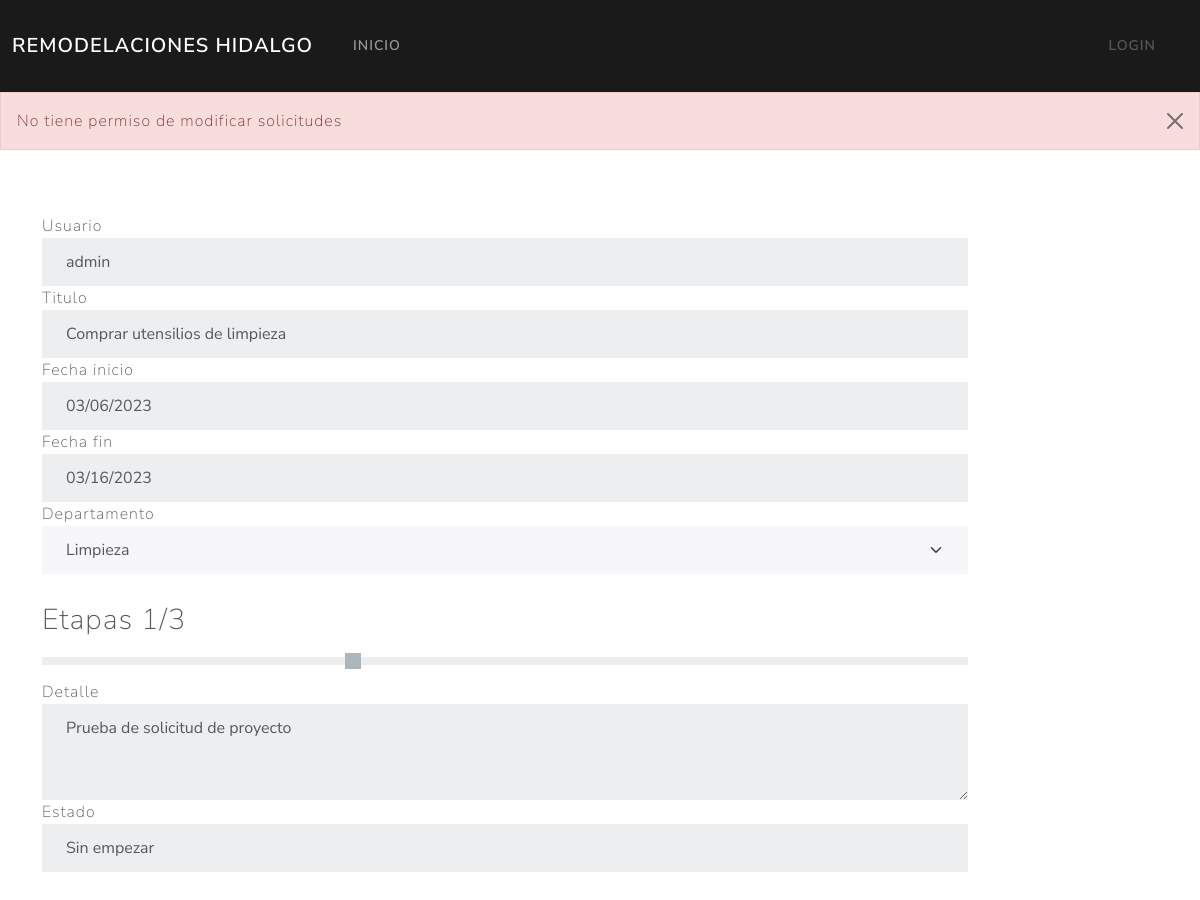
Screenshot of /editarSolicitud/4 with the database file from the repository.
### Solicitud/models.py (models this page shows, shortened)
class Solicitud(models.Model):
    id = models.AutoField(primary_key=True)
    titulo = models.CharField(max_length=30, null=False)
    detalle = models.CharField(max_length=300, null=False)
    fecha_Inicio = models.DateField(default=now())
    fecha_Fin = models.DateField(null=False)
    usuario = models.ForeignKey(User, on_delete=models.CASCADE)
    departamento = models.ForeignKey(Departamento, on_delete=models.CASCADE)
    etapas = models.SmallIntegerField()
    completadas = models.SmallIntegerField(default=0)
    estado = models.ForeignKey(estado, on_delete=models.CASCADE, default=1)
    agregado = models.DateTimeField(default=now())

class estado(models.Model):
    idEstado = models.AutoField(primary_key=True)
    nombre = models.CharField(max_length=20)
    def __str__(self):
        return self.nombre

### Solicitud/views.py (the view)
# urls.py: path('editarSolicitud/<codigo>', views.editarSolicitud, name='editarSolicitud'),
def editarSolicitud(request, codigo):
    if not request.user.has_perm('Solicitud.change_solicitud'):
        messages.error(request, 'No tiene permiso de modificar solicitudes')
    solicitud = Solicitud.objects.get(id=codigo)
    Departamentos = Departamento.objects.all()
    return render(request,'actualizarSolicitud.html',{
        's': solicitud,
        'dptos': Departamentos
    })

### templates/actualizarSolicitud.html (shortened to what this page needs)
{% extends "base.html" %}
{% block content %}
    <div class="container mt-5">
        <form action="/modificarSolicitud/" method="post">
            <fieldset>
                {% if perms.Solicitud.change_solicitud %}
                <input type="hidden" name="id" value="{{s.id}}">
                <input type="hidden" name="etapa" value="{{s.etapas}}">
                <legend>Solicitud de proyecto</legend>
                <div class="form-group row">
                    <label for="user">Usuario</label>
                    <div class="col-sm-10">
                        <input class="form-control" readonly type="text" name="user" value="{{s.usuario}}">
                    </div>
                    <label for="titulo">Titulo</label>
                    <div class="col-sm-10">
                        <input class="form-control" type="text" name="titulo" value="{{s.titulo}}">
                    </div>
                    <label for="fechainicio">Fecha inicio</label>
                    <div class="col-sm-10">
                        <input class="form-control" type="date" name="fechainicio" value="{{s.fecha_Inicio|date:'Y-m-d'}}">
                    </div>
                    <label for="fechafin">Fecha fin</label>
                    <div class="col-sm-10">
                        <input class="form-control" type="date" name="fechafin" value="{{s.fecha_Fin|date:'Y-m-d'}}">
                    </div>
                    <label for="departamento">Departamento</label>
                    <div class="col-sm-10">
                        <select class="form-select" name="departamento">
                            {% for dpto in dptos %}
                                {% if s.departamento.nombre == dpto.nombre %}
                                <option value="{{dpto.idDepartamento}}" selected>{{dpto.nombre}}</option>
                                {% endif %}
                                <option value="{{dpto.idDepartamento}}" >{{dpto.nombre}}</option>
                            {% endfor %}
                        </select>
                    </div>
                    <label class="form-label mt-4" for="rango" >Etapas <span id="valor">{{s.completadas}}/{{s.etapas}}</span></label>
                    <div class="col-sm-10">
                        <input class="form-range" type="range" id="completadas" name="completadas" class="form-range" min="0" max="{{s.etapas}}" step="1" id="customRange3" onchange="mostrarValor()" value="{{s.completadas}}">
                    </div>
                    <label for="detalle">Detalle</label>
                    <div class="col-sm-10">
                        <textarea rows="3" class="form-control" wrap="soft" name="detalle">{{s.detalle}}</textarea>
                    </div>
                    <label for="estado">Estado</label>
                    <div class="col-sm-10">
                        <input class="form-control" readonly type="text" name="estado" value="{{s.estado}}">
                    </div>
                </div>
                    <button type="submit" class="btn btn-primary mt-3 mb-4">Modificar</button>
                    <a href="/eliminarSolicitud/{{s.id}}/" class="btn btn-danger mt-3 mb-4">Eliminar</a>
                    <a href="{% url 'listaSolicitudes' %}" class="btn btn-primary mt-3 mb-4">Atras</a>
                {% else %}
                <div class="form-group row">
                    <label for="user">Usuario</label>
                    <div class="col-sm-10">
                        <input disabled class="form-control" readonly type="text" name="user" value="{{s.usuario}}">
                    </div>
                    <label for="titulo">Titulo</label>
                    <div class="col-sm-10">
                        <input disabled class="form-control" type="text" name="titulo" value="{{s.titulo}}">
                    </div>
                    <label for="fechainicio">Fecha inicio</label>
                    <div class="col-sm-10">
                        <input disabled class="form-control" type="date" name="fechainicio" value="{{s.fecha_Inicio|date:'Y-m-d'}}">
                    </div>
                    <label for="fechafin">Fecha fin</label>
                    <div class="col-sm-10">
                        <input disabled class="form-control" type="date" name="fechafin" value="{{s.fecha_Fin|date:'Y-m-d'}}">
                    </div>
                    <label for="departamento">Departamento</label>
                    <div class="col-sm-10">
                        <select disabled class="form-select" name="departamento">
                            {% for dpto in dptos %}
                                {% if s.departamento.nombre == dpto.nombre %}
                                <option value="{{dpto.idDepartamento}}" selected>{{dpto.nombre}}</option>
                                {% endif %}
                            {% endfor %}
                        </select>
                    </div>
                    <label class="form-label mt-4" for="rango" >Etapas <span id="valor">{{s.completadas}}/{{s.etapas}}</span></label>
                    <div class="col-sm-10">
                        <input disabled class="form-range" type="range" id="completadas" name="completadas" class="form-range" min="0" max="{{s.etapas}}" step="1" id="customRange3" onchange="mostrarValor()" value="{{s.completadas}}">
                    </div>
                    <label for="detalle">Detalle</label>
                    <div class="col-sm-10">
                        <textarea disabled rows="3" class="form-control" wrap="soft" name="detalle">{{s.detalle}}</textarea>
                    </div>
                    <label for="estado">Estado</label>
                    <div class="col-sm-10 mb-5">
                        <input disabled class="form-control" readonly type="text" name="estado" value="{{s.estado}}">
                    </div>
                </div>
                {% endif %}
            </fieldset>
        </form>
    </div>
{% endblock content %}

### static/css/style.css (style rules this page uses)
.form-label { font-size: 1.8rem; }

### rows the page displays
Solicitud: user "admin", titulo "Comprar utensilios de limpieza", fechainicio "03/06/2023", fechafin "03/16/2023", completadas "1", etapas "3", detalle "Prueba de solicitud de proyecto", estado "Sin empezar"

### other values shown
{{ m }} "No tiene permiso de modificar solicitudes"
form field departamento "Limpieza"
